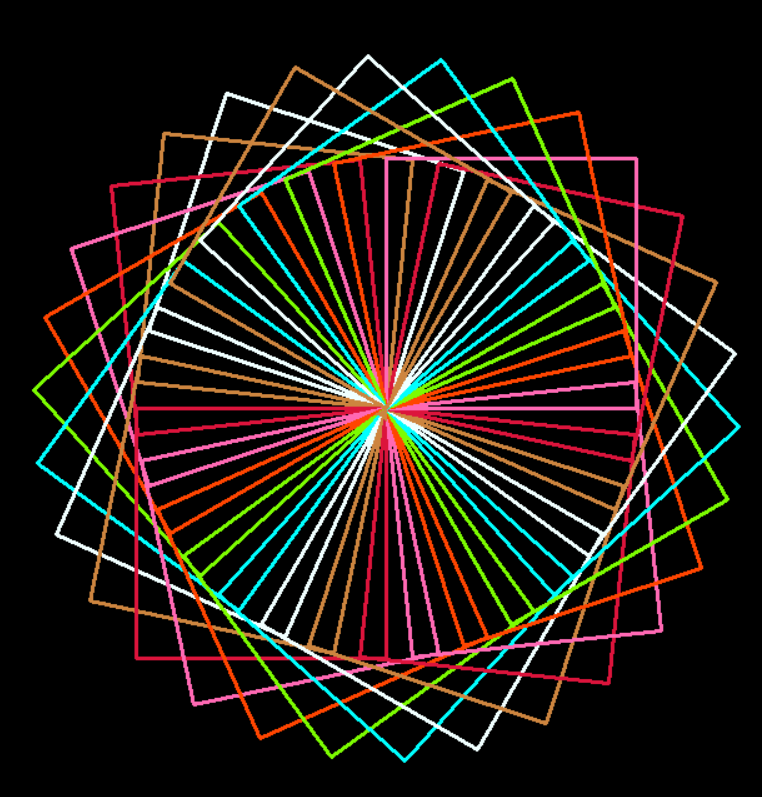

Reproduce this figure in Python.
from turtle import *

bgcolor("black")
speed(10)
pensize(3)

for i in range(5):
    for colors in["crimson","hotpink","orangered","lawngreen","aqua","azure","peru"]:
       color(colors)
       left(12)
       for i in range(4):
          forward(200)
          left(90)
